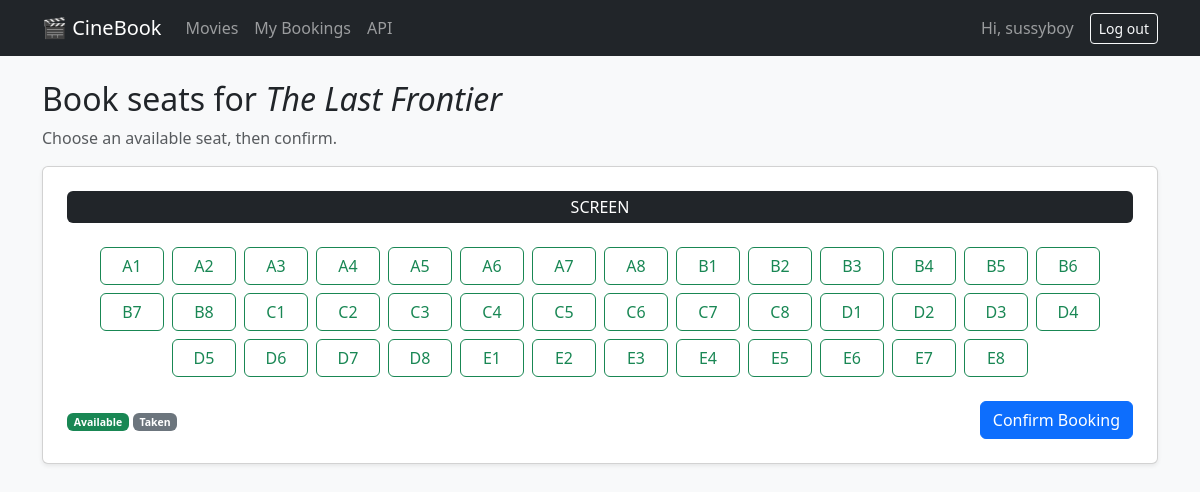
Screenshot of /movies/1/book/ (signed in) with the database file from the repository.
### bookings/models.py (models this page shows, shortened)
class Movie(models.Model):
    title = models.CharField(max_length=200)
    description = models.TextField(blank=True)
    release_date = models.DateField()
    duration = models.PositiveIntegerField(help_text="Duration in minutes")
    class Meta:
        ordering = ["title"]

class Seat(models.Model):
    seat_number = models.CharField(max_length=10, unique=True)
    is_booked = models.BooleanField(default=False)
    class Meta:
        ordering = ["seat_number"]

### bookings/views.py (the view, shortened to what this page needs)
# urls.py: path("movies/<int:movie_id>/book/", views.seat_booking, name="book_seat"),
@login_required
def seat_booking(request, movie_id):
    movie = get_object_or_404(Movie, pk=movie_id)
    return render(request, "bookings/seat_booking.html", {"movie": movie, "seats": Seat.objects.all()})

### bookings/templates/bookings/seat_booking.html (shortened to what this page needs)
{% extends 'bookings/base.html' %}
{% block content %}
<h2>Book seats for <em>{{ movie.title }}</em></h2>
<p class="text-muted">Choose an available seat, then confirm.</p>
<form method="post" class="card shadow-sm p-4">
  <div class="text-center bg-dark text-white rounded py-1 mb-4">SCREEN</div>
  <div class="d-flex flex-wrap gap-2 justify-content-center mb-4">
    {% for seat in seats %}
      <div>
        <label class="btn {% if seat.is_booked %}btn-secondary{% else %}btn-outline-success{% endif %}"
               for="seat{{ seat.id }}" style="width:4rem">{{ seat.seat_number }}</label>
      </div>
    {% endfor %}
  </div>
  <div class="d-flex justify-content-between align-items-center">
    <small class="text-muted"><span class="badge text-bg-success">Available</span>
      <span class="badge text-bg-secondary">Taken</span></small>
    <button type="submit" class="btn btn-primary">Confirm Booking</button>
  </div>
</form>
{% endblock %}

### bookings/templates/bookings/base.html (shortened to what this page needs)
<!DOCTYPE html>
<html lang="en">
<head>
  <link href="https://cdn.jsdelivr.net/npm/bootstrap@5.3.3/dist/css/bootstrap.min.css" rel="stylesheet">
</head>
<body class="bg-body-tertiary">
  <nav class="navbar navbar-expand-lg navbar-dark bg-dark mb-4">
    <div class="container">
      <a class="navbar-brand" href="{% url 'movie_list' %}">&#127916; CineBook</a>
      <div class="collapse navbar-collapse" id="nav">
        <ul class="navbar-nav me-auto">
          <li class="nav-item"><a class="nav-link" href="{% url 'movie_list' %}">Movies</a></li>
          <li class="nav-item"><a class="nav-link" href="{% url 'booking_history' %}">My Bookings</a></li>
          <li class="nav-item"><a class="nav-link" href="/api/">API</a></li>
        </ul>
        <ul class="navbar-nav align-items-lg-center">
          {% if user.is_authenticated %}
            <li class="nav-item"><span class="navbar-text me-3">Hi, {{ user.username }}</span></li>
            <li class="nav-item">
              <form method="post" action="{% url 'logout' %}">{% csrf_token %}
                <button class="btn btn-outline-light btn-sm">Log out</button>
              </form>
            </li>
          {% else %}
            <li class="nav-item"><a class="nav-link" href="{% url 'login' %}">Log in</a></li>
            <li class="nav-item"><a class="nav-link" href="{% url 'signup' %}">Sign up</a></li>
          {% endif %}
        </ul>
      </div>
    </div>
  </nav>
  <main class="container pb-5">
    {% block content %}{% endblock %}
  </main>
</body>
</html>

### rows the page displays
Movie: title "The Last Frontier"
Seat: seat_number "A1"
Seat: seat_number "A2"
Seat: seat_number "A3"
Seat: {{ seat.id }} 4 (drawn), seat_number "A4"
Seat: seat_number "A5"
Seat: seat_number "A6"
Seat: seat_number "A7"
Seat: seat_number "A8"
Seat: seat_number "B1"
Seat: seat_number "B2"
Seat: seat_number "B3"
Seat: seat_number "B4"
Seat: seat_number "B5"
Seat: seat_number "B6"
Seat: seat_number "B7"
Seat: seat_number "B8"
Seat: seat_number "C1"
Seat: seat_number "C2"
Seat: seat_number "C3"
Seat: seat_number "C4"
Seat: seat_number "C5"
Seat: seat_number "C6"
Seat: seat_number "C7"
Seat: seat_number "C8"
Seat: seat_number "D1"
Seat: seat_number "D2"
Seat: seat_number "D3"
Seat: seat_number "D4"
Seat: seat_number "D5"
Seat: seat_number "D6"
Seat: seat_number "D7"
Seat: seat_number "D8"
Seat: seat_number "E1"
Seat: seat_number "E2"
Seat: seat_number "E3"
Seat: seat_number "E4"
Seat: seat_number "E5"
Seat: seat_number "E6"
Seat: seat_number "E7"
Seat: seat_number "E8"

### other values shown
{{ user.username }} "sussyboy"
